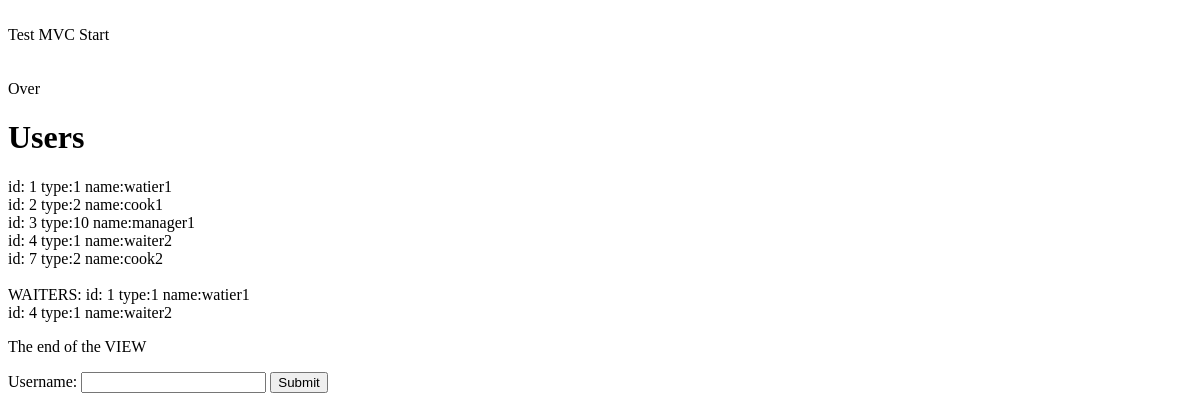
The app's page /index.php/test, older data.
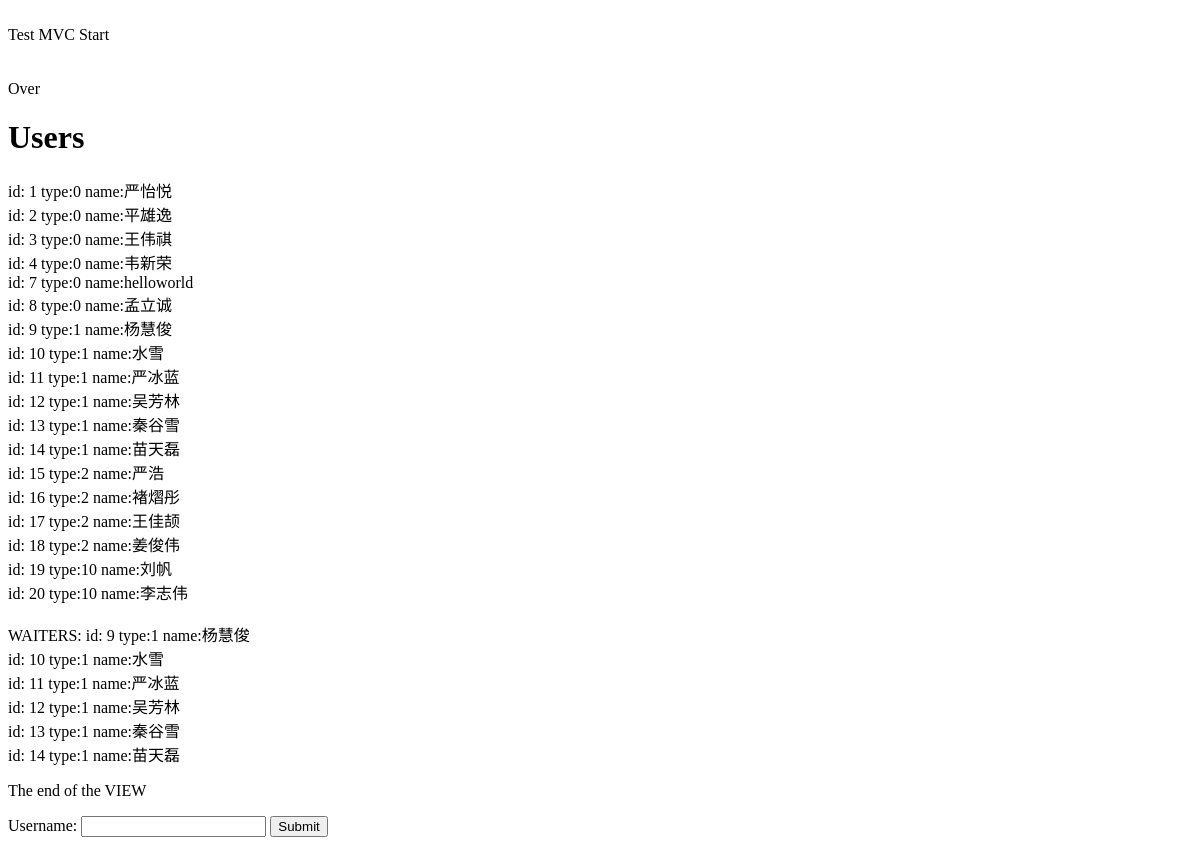
The same page, newer data.
### tables this page shows
CREATE TABLE `User` (
  `idUser` int(11) NOT NULL,
  `user_type` int(11) DEFAULT NULL COMMENT '0为客户；1为服务员；2为厨师；10为大堂经理',
  `username` varchar(45) DEFAULT NULL,
  `userpassword` varchar(45) DEFAULT NULL
);

### index.php (called while the page is built, shortened)
<?php
require_once BASEPATH.'core/CodeIgniter.php';

### application/models/Test_model.php (called while the page is built, shortened)
<?php defined('BASEPATH') OR exit('No direct script access allowed');
class Test_model extends CI_Model {
    public function getAllUsers(){
    	$query = $this->db->get('User');
    	return $query;
    }
    public function getAllWaiters(){
    	$query = $this->db->query("SELECT * FROM User WHERE user_type=1;");
    	return $query;
    }
}

### application/views/test.php (the view, shortened to what this page needs)
?><!DOCTYPE html>
<html>
<head>
</head>
<body>
    <h1>Users</h1>
<?php
       	foreach ($users as $row)
       	{
           echo "id: ".$row->idUser;
           echo '  type:'.$row->user_type;
           echo '  name:'.$row->username;
           echo '<br>';
       	}
       	echo "<br> WAITERS:  ";
       	foreach ($waiters as $row)
       	{
           echo "id: ".$row->idUser;
           echo '  type:'.$row->user_type;
           echo '  name:'.$row->username;
           echo '<br>';
       	}
?>
   <p>The end of the VIEW </p>
   <form name="input" action="test/insert" method="post">
   Username: <input type="text" name="user">
   <input type="submit" value="Submit">
   </form>
</body>
</html>

### application/controllers/Test.php (shortened to what this page needs)
<?php
class Test extends CI_Controller {
	public function index()
	{
		echo "<br> Test MVC Start <br><br>";
		$this->load->model('test_model');
       	$data['users']=$this->test_model->getAllUsers()->result();
       	$data['waiters']=$this->test_model->getAllWaiters()->result();
       	$this->load->view('test', $data);
      	echo "<br> Over <br>";
	}
}

Row changes from the older to the newer data that the page shows:
no longer on one of the page's lists (row edited): user: idUser "1", user_type "1", username "watier1"
no longer on one of the page's lists (row edited): user: idUser "4", user_type "1", username "waiter2"
changed user id 1: user_type "1" → "0"; username "watier1" → "严怡悦"
changed user id 2: user_type "2" → "0"; username "cook1" → "平雄逸"
changed user id 3: user_type "10" → "0"; username "manager1" → "王伟祺"
changed user id 4: user_type "1" → "0"; username "waiter2" → "韦新荣"
changed user id 7: user_type "2" → "0"; username "cook2" → "helloworld"
added user: idUser "8", user_type "0", username "孟立诚", shown under "Users"
added user: idUser "9", user_type "1", username "杨慧俊"
added user: idUser "10", user_type "1", username "水雪"
added user: idUser "11", user_type "1", username "严冰蓝"
added user: idUser "12", user_type "1", username "吴芳林"
added user: idUser "13", user_type "1", username "秦谷雪"
added user: idUser "14", user_type "1", username "苗天磊"
added user: idUser "15", user_type "2", username "严浩", shown under "Users"
added user: idUser "16", user_type "2", username "褚熠彤", shown under "Users"
added user: idUser "17", user_type "2", username "王佳颉", shown under "Users"
added user: idUser "18", user_type "2", username "姜俊伟", shown under "Users"
added user: idUser "19", user_type "10", username "刘帆", shown under "Users"
added user: idUser "20", user_type "10", username "李志伟", shown under "Users"
